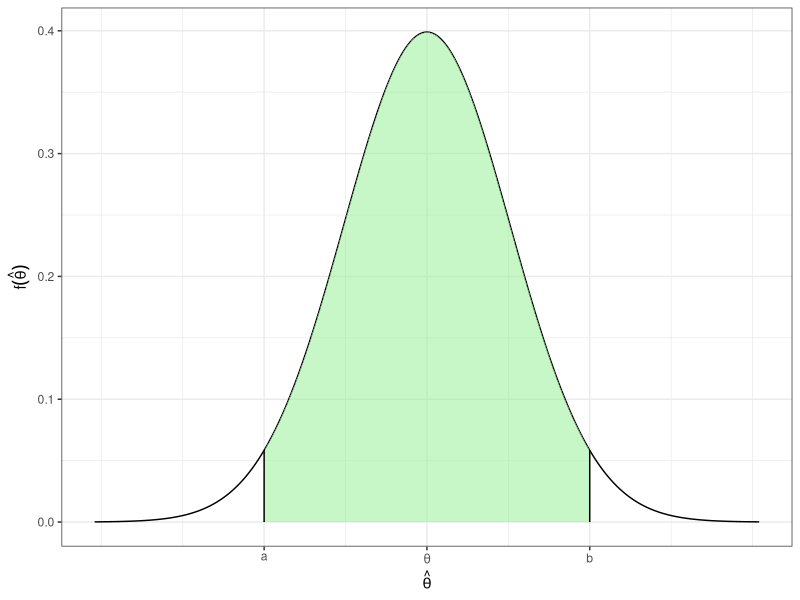
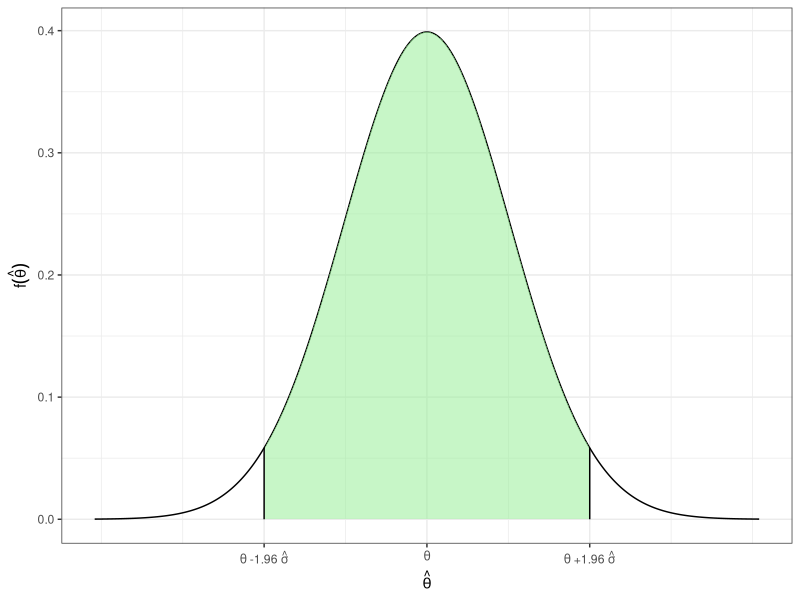
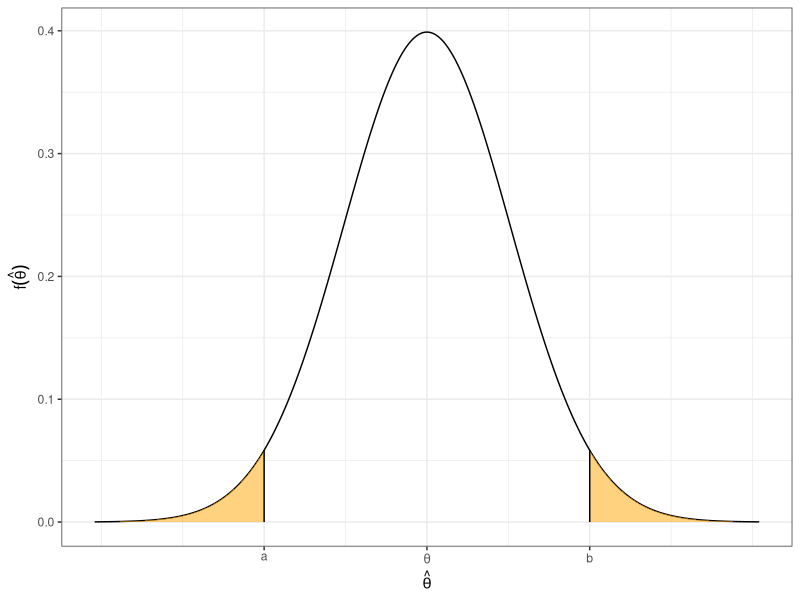
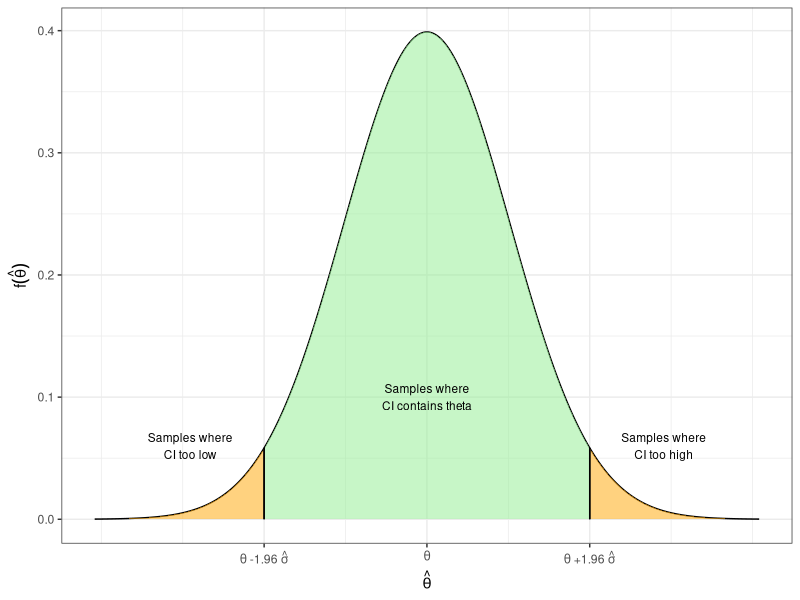
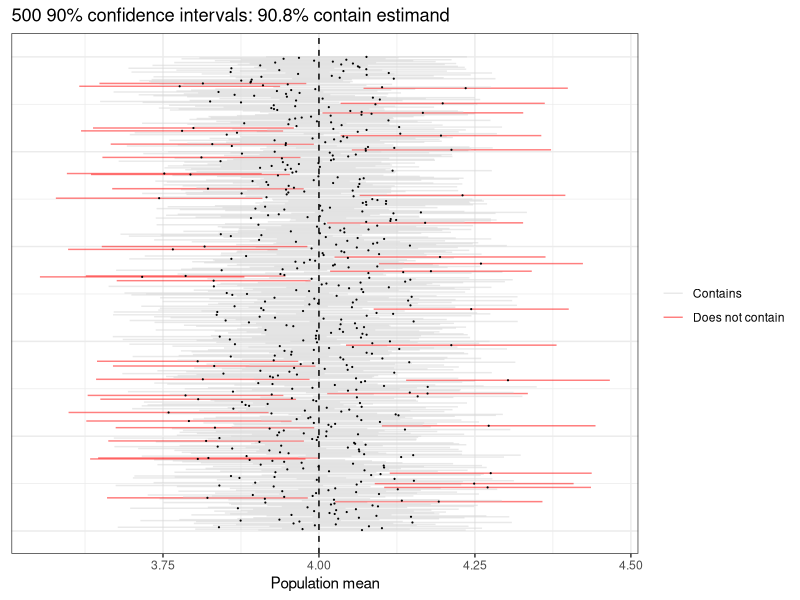
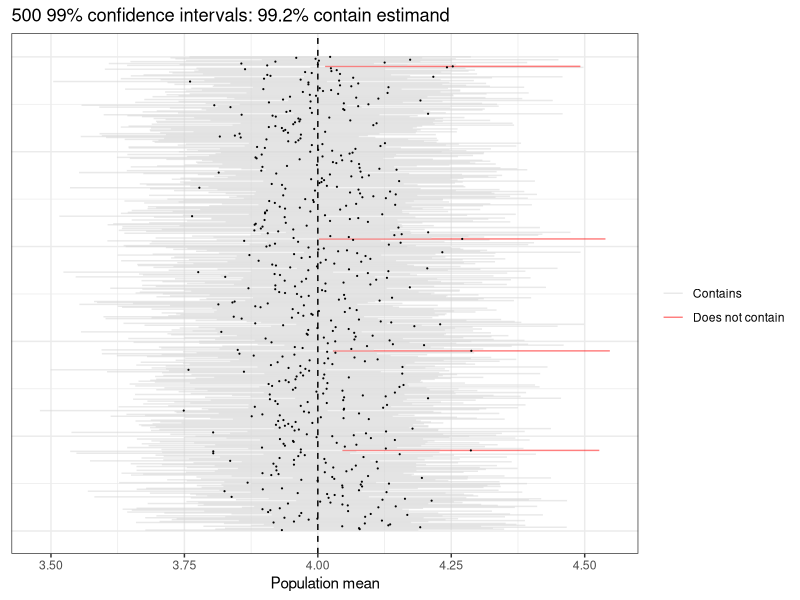
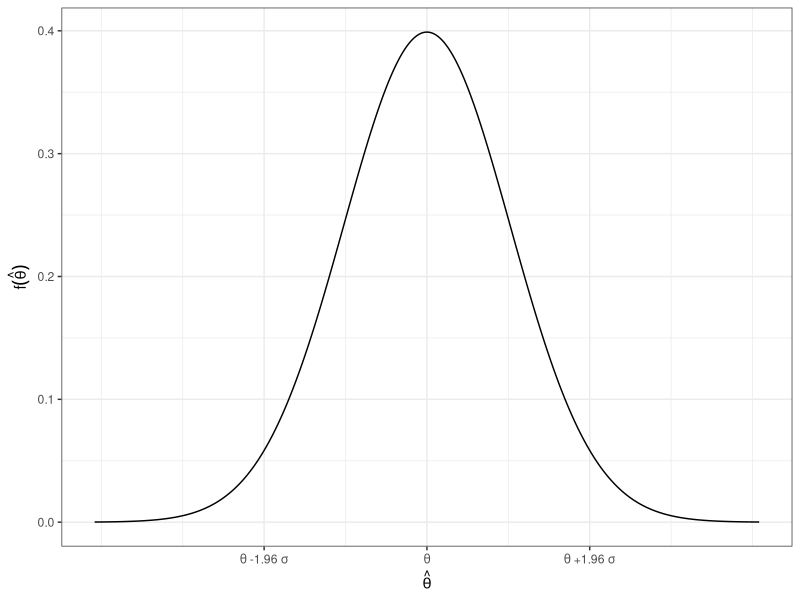
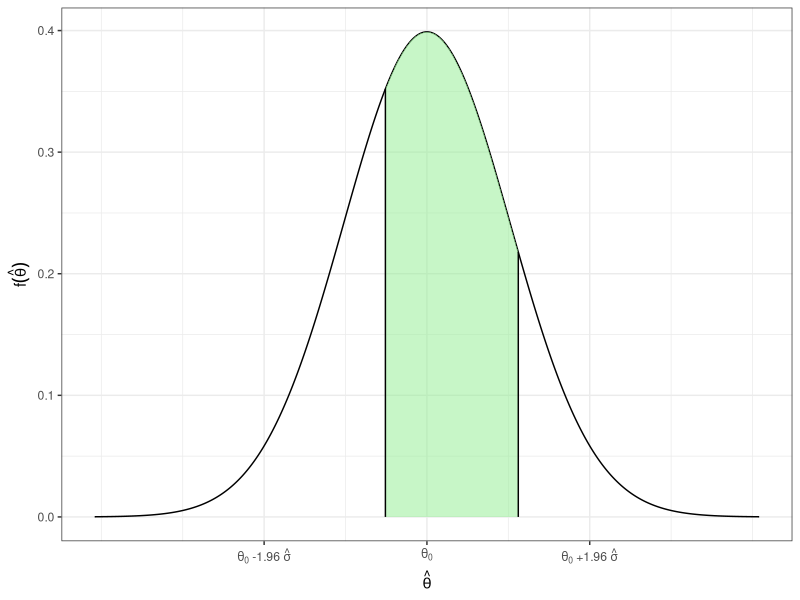

The R source for these figures, in order:
## ---- chunk 1
#| warning: false
#| message: false

library(tidyverse)
knitr::opts_chunk$set(dev = "ragg_png")
## ---- chunk 2
norm_tail_plot <- function(lower = NULL, upper = NULL, inner = NULL){

  tibble(x = seq(-4, 4, length = 500)) |> 
    mutate(fx = dnorm(x)) -> norm_dat

  a <- -1.96
  p <- ggplot(norm_dat, aes(x = x, y = fx)) +
    geom_line() +
    labs(x = "t-statistic", y = "f(t) if null is true") + 
    theme_bw() # expression(phi~"(t)"))
  
  integration_data <- tibble(x = c(norm_dat$x, rev(norm_dat$x)),
                           fx = c(norm_dat$fx, rep(0, nrow(norm_dat))))
  
  if(!is.null(lower)){
    p <- p +
      geom_polygon(data = integration_data |> filter(x < lower),
               fill = "orange", alpha = .5) +
      geom_line(data = tibble(x = c(lower, lower), fx = c(0, dnorm(lower))))
  }
  
  if(!is.null(upper)){
    p <- p +
      geom_polygon(data = integration_data |> filter(x > upper),
               fill = "orange", alpha = .5) +
      geom_line(data = tibble(x = c(upper, upper), fx = c(0, dnorm(upper))))
  }
  
  if(!is.null(inner)){
    p <- p +
      geom_polygon(data = integration_data |> filter(x >= inner[1] & x <= inner[2]),
               fill = "lightgreen", alpha = .5) +
      geom_line(data = tibble(x = c(inner[1], inner[1]), fx = c(0, dnorm(inner[1])))) + 
      geom_line(data = tibble(x = c(inner[2], inner[2]), fx = c(0, dnorm(inner[2]))))
  }
  
  # scale_x_continuous(breaks = c(-4, a, 0, 2, 4), labels = c(-4, -1.96, 0, 2, 4))

  p
}
## ---- chunk 3
#| echo: true
pnorm(q = 2, mean = 2.104, sd = sqrt(4.63/198))
## ---- chunk 4
#| fig-height: 3
#| fig-width: 3
#| fig-align: center
#| out-width: "200%"
norm_tail_plot(inner = 1.96*c(-1, 1)) + 
  scale_x_continuous(breaks = c(-1.96, 0, 1.96), labels = c("a", expression(theta), "b")) + 
  labs(x = expression(hat(theta)), y = expression(f(hat(theta))))
## ---- chunk 5
#| fig-height: 3
#| fig-width: 3
#| fig-align: center
#| out-width: "200%"
norm_tail_plot(inner = 1.96*c(-1, 1)) + 
  scale_x_continuous(breaks = c(-1.96, 0, 1.96), labels = c(expression(theta~"-1.96"~hat(sigma)), expression(theta), expression(theta~"+1.96"~hat(sigma)))) + 
  labs(x = expression(hat(theta)), y = expression(f(hat(theta))))
## ---- chunk 6
#| echo: true
# for 95% CI
qnorm(.025)
qnorm(.975)

pnorm(1.96) - pnorm(-1.96)

# for 90% CI
qnorm(.05)
qnorm(.95)

pnorm(1.64) - pnorm(-1.64)
## ---- chunk 7
#| fig-height: 3
#| fig-width: 3
#| fig-align: center
#| out-width: "200%"
norm_tail_plot(lower = -1.96, upper = 1.96) + 
  scale_x_continuous(breaks = c(-1.96, 0, 1.96), labels = c("a", expression(theta), "b")) + 
  labs(x = expression(hat(theta)), y = expression(f(hat(theta))))
## ---- chunk 8
#| fig-width: 5
#| fig-height: 3.25
#| out-width: 90%
#| out-align: center
norm_tail_plot(lower = -1.96, upper = 1.96, inner = c(-1.96, 1.96)) + 
  scale_x_continuous(breaks = c(-1.96, 0, 1.96), labels = c(expression(theta~"-1.96"~hat(sigma)), expression(theta), expression(theta~"+1.96"~hat(sigma)))) + 
  labs(x = expression(hat(theta)), y = expression(f(hat(theta)))) + 
  annotate(geom = "text", x = -2.85, y = .06, label = "Samples where\nCI too low", size = 3) +
  annotate(geom = "text", x = 2.85, y = .06, label = "Samples where\nCI too high", size = 3) + 
  annotate(geom = "text", x = 0, y = .1, label = "Samples where\nCI contains theta", size = 3)
  
## ---- chunk 9
#| echo: true
samp <- rnorm(n = 400, mean = 4, sd = 2)
hat_theta <- mean(samp)
hat_sigma <- sd(samp)/sqrt(400)  # = sqrt(var(samp)/400)
# lower bound
hat_theta - 1.64*hat_sigma
# upper bound
hat_theta + 1.64*hat_sigma
## ---- chunk 10
pop <- rnorm(5000, mean = 4, sd = 2)
pop <- pop + (4 - mean(pop))
m <- 500 # number of CIs 
n <- 400 # sample size
ci_lower <- ci_upper <- means <- rep(NA, m)
for(i in 1:m){
  samp <- sample(pop, size = n)
  means[i] <- mean(samp)
  ci_lower[i] <- mean(samp) - 1.64*sd(samp)/sqrt(n)
  ci_upper[i] <- mean(samp) + 1.64*sd(samp)/sqrt(n)
}
tibble(ci_lower, ci_upper, means) |> 
  mutate(j = 1:m,
         contains = ifelse(mean(pop) < ci_upper & mean(pop) > ci_lower, "Contains", "Does not contain")) -> dat

dat |> 
  ggplot(aes(y = j, x = means, xmin = ci_lower, xmax = ci_upper, col = contains)) + 
  geom_linerange(alpha = .5) + 
  geom_point(size = .1, col ="black") + 
  scale_color_manual(values = rev(c("red", "lightgray"))) + 
  theme_bw() + 
  theme(axis.title.y = element_blank(),
        axis.text.y = element_blank(),
        axis.ticks.y = element_blank()) +
  geom_vline(xintercept = mean(pop), lty = 2) + 
  labs(x = "Population mean", y = "Iteration", col = "", title = str_c(m, " 90% confidence intervals: ", 100*round(mean(dat$contains == "Contains"), 3), "% contain estimand"))

## ---- chunk 11
ci_lower <- ci_upper <- means <- rep(NA, m)
for(i in 1:m){
  samp <- sample(pop, size = n)
  means[i] <- mean(samp)
  ci_lower[i] <- mean(samp) - 2.58*sqrt(var(samp)/n)
  ci_upper[i] <- mean(samp) + 2.58*sqrt(var(samp)/n)
}
tibble(ci_lower, ci_upper, means) |> 
  mutate(j = 1:m,
         contains = ifelse(mean(pop) < ci_upper & mean(pop) > ci_lower, "Contains", "Does not contain")) -> dat

dat |> 
  ggplot(aes(y = j, x = means, xmin = ci_lower, xmax = ci_upper, col = contains)) + 
  geom_linerange(alpha = .5) + 
  geom_point(size = .1, col ="black") + 
  scale_color_manual(values = rev(c("red", "lightgray"))) + 
  theme_bw() + 
  theme(axis.title.y = element_blank(),
        axis.text.y = element_blank(),
        axis.ticks.y = element_blank()) +
  geom_vline(xintercept = mean(pop), lty = 2) + 
  labs(x = "Population mean", y = "Iteration", col = "", title = str_c(m, " 99% confidence intervals: ", 100*round(mean(dat$contains == "Contains"), 3), "% contain estimand"))

## ---- chunk 12
#| fig-height: 3
#| fig-width: 3
#| fig-align: center
#| out-width: "200%"
norm_tail_plot() + 
  scale_x_continuous(breaks = c(-1.96, 0, 1.96), labels = c(expression(theta~"-1.96"~sigma), expression(theta), expression(theta~"+1.96"~sigma))) + 
  labs(x = expression(hat(theta)), y = expression(f(hat(theta))))
## ---- chunk 13
#| fig-height: 2.75
#| fig-width: 3
#| fig-align: center
#| out-width: "200%"
norm_tail_plot(inner = c(-.5, 1.1)) + 
  scale_x_continuous(breaks = c(-1.96, 0, 1.96), labels = c(expression(theta[0]~"-1.96"~hat(sigma)), expression(theta[0]), expression(theta[0]~"+1.96"~hat(sigma)))) + 
  labs(x = expression(hat(theta)), y = expression(f(hat(theta))))
## ---- chunk 14
#| fig-height: 3
#| fig-width: 3
#| fig-align: center
#| out-width: "200%"
norm_tail_plot(lower = c(-1.2)) + 
  scale_x_continuous(breaks = c(-1.96, -1.2, 0, 1.96), labels = c("", expression(hat(theta)~"*"), expression(theta[0]), "")) + 
  labs(x = expression(hat(theta)), y = expression(f(hat(theta))~" given "~theta[0]))
## ---- chunk 15
#| fig-height: 3
#| fig-width: 3
#| fig-align: center
#| out-width: "200%"
norm_tail_plot(upper = c(1.2)) + 
  scale_x_continuous(breaks = c(-1.96, 0, 1.2, 1.96), labels = c("", expression(theta[0]), expression(hat(theta)~"*"), "")) + 
  labs(x = expression(hat(theta)), y = expression(f(hat(theta))~" given "~theta[0]))
## ---- chunk 16
#| fig-width: 4
#| fig-height: 3
#| fig-align: center
#| out-width: 70%
norm_tail_plot(upper = c(1.2), lower = -1.2) + 
  scale_x_continuous(breaks = c(-1.96, -1.2, 0, 1.2, 1.96), labels = c("", expression("-|"~hat(theta)~"*"~"|"), expression(theta[0]), expression("|"~hat(theta)~"*"~"|"), "")) + 
  labs(x = expression(hat(theta)), y = expression(f(hat(theta))~" given "~theta[0]))
## ---- chunk 17
#| echo: false
this_t <- -1.5
## ---- chunk 18
#| echo: true
my_t <- -1.5
pnorm(my_t) 
## ---- chunk 19
#| fig-height: 3
#| fig-width: 3
#| fig-align: center
#| out-width: "200%"
norm_tail_plot(lower = this_t) + 
  scale_x_continuous(breaks = c(this_t, 0), labels = c(expression("t*"), 0)) + 
  labs(x = "t", y = expression(f(t)~" given "~theta[0]), title = str_c("p = ", round(pnorm(this_t), 3)))
## ---- chunk 20
#| echo: false
this_t <- 1.5
## ---- chunk 21
#| echo: true
my_t <- 1.5
1 - pnorm(my_t) 
## ---- chunk 22
#| fig-height: 3
#| fig-width: 3
#| fig-align: center
#| out-width: "200%"
norm_tail_plot(upper = this_t) + 
  scale_x_continuous(breaks = c(0, this_t), labels = c(0, expression("t*"))) + 
  labs(x = "t", y = expression(f(t)~" given "~theta[0]), title = str_c("p = ", round(1 - pnorm(this_t), 3)))
## ---- chunk 23
#| echo: true
pnorm(-abs(my_t)) + 1 - pnorm(abs(my_t)) 
2*(pnorm(-abs(my_t)))
2*(1 - pnorm(abs(my_t)))
## ---- chunk 24
#| fig-height: 3
#| fig-width: 3
#| fig-align: center
#| out-width: "200%"
norm_tail_plot(lower = -this_t, upper = this_t) + 
  scale_x_continuous(breaks = c(-this_t, 0, this_t), labels = c(expression("-|t*|"), 0, expression("|t*|"))) + 
  labs(x = "t", y = expression(f(t)~" given "~theta[0]), title = str_c("p = ", round(2*(1 - pnorm(this_t)), 3)))
## ---- chunk 25
#| echo: true
samp <- c(4,2,5,3,6,6)
mean(samp)
(resamp1 <- sample(samp, size = length(samp), replace = T))
mean(resamp1)
(resamp2 <- sample(samp, size = length(samp), replace = T))
mean(resamp2)
(resamp3 <- sample(samp, size = length(samp), replace = T))
mean(resamp3)
## ---- chunk 26
#| output: false
#| echo: true
dat <- read.csv("./../data/cces_2012_subset.csv")
## ---- chunk 27
#| echo: true
std_error <- sqrt(var(dat$env, na.rm = T)/sum(!is.na(dat$env)))
std_error
## ---- chunk 28
#| echo: true
env <- dat$env[!is.na(dat$env)]
sd(env)/sqrt(length(env))
## ---- chunk 29
m <- 1000
samp_means <- rep(NA, times = m)
for(i in 1:m){
  resamp_dat <- dat[sample(1:nrow(dat), size = nrow(dat), replace = T),]
  samp_means[i] <- mean(resamp_dat$env, na.rm = T)
}
## ---- chunk 30
#| echo: true
(bootstrap_std_error <- sd(samp_means))
## ---- chunk 31
#| echo: true
# using "analytical" approach (V[X]/n)
mean(dat$env, na.rm = T) + 1.96*std_error*c(-1, 1)
# using bootstrap
mean(dat$env, na.rm = T) + 1.96*bootstrap_std_error*c(-1, 1)
## ---- chunk 32
# repeated samples to get truth
m <- 5000
n <- 500
corrs_repeat_samp <- rep(NA, m)
for(i in 1:m){
  samp <- dat[sample(1:nrow(dat), size = n, replace = F),]
  corrs_repeat_samp[i] <- cor(samp$env, samp$aa, use = "complete.obs")   
}
## ---- chunk 33
# our sample
samp <- dat[sample(1:nrow(dat), size = n, replace = F),]
# resampling 
corrs_resamp <- rep(NA, m)
for(i in 1:m){
  resamp <- samp[sample(1:nrow(samp), size = n, replace = T),]
  corrs_resamp[i] <- cor(resamp$env, resamp$aa, use = "complete.obs")   
}
## ---- chunk 34
#| fig-width: 5
#| fig-height: 2.7
#| out-width: "80%"
#| fig-align: center

bind_rows(tibble(type = str_c("1. Repeated samples from population\nStd. dev: ", round(sd(corrs_repeat_samp), 4)),
                 corrs = corrs_repeat_samp),
          tibble(type = str_c("2. Repeated resamples from sample\nStd. dev: ", round(sd(corrs_resamp), 4)),
                 corrs = corrs_resamp)) |> 
  ggplot(aes(x = corrs)) + 
  geom_histogram() + 
  facet_wrap(vars(type)) + 
  labs(x = "Correlation between env and aa", y = "Count") + 
  theme_bw()
## ---- chunk 35
# repeated samples to get truth
n <- 1500
corrs_repeat_samp <- rep(NA, m)
for(i in 1:m){
  samp <- dat[sample(1:nrow(dat), size = n, replace = F),]
  corrs_repeat_samp[i] <- cor(samp$env, samp$aa, use = "complete.obs")   
}
## ---- chunk 36
# our sample
samp <- dat[sample(1:nrow(dat), size = n, replace = F),]
# resampling 
corrs_resamp <- rep(NA, m)
for(i in 1:m){
  resamp <- samp[sample(1:nrow(samp), size = n, replace = T),]
  corrs_resamp[i] <- cor(resamp$env, resamp$aa, use = "complete.obs")   
}
## ---- chunk 37
#| fig-width: 5
#| fig-height: 2.7
#| out-width: "80%"
#| fig-align: center

bind_rows(tibble(type = str_c("1. Repeated samples from population\nStd. dev: ", round(sd(corrs_repeat_samp), 4)),
                 corrs = corrs_repeat_samp),
          tibble(type = str_c("2. Repeated resamples from sample\nStd. dev: ", round(sd(corrs_resamp), 4)),
                 corrs = corrs_resamp)) |> 
  ggplot(aes(x = corrs)) + 
  geom_histogram() + 
  facet_wrap(vars(type)) + 
  labs(x = "Correlation between env and aa", y = "Count") + 
  theme_bw()
